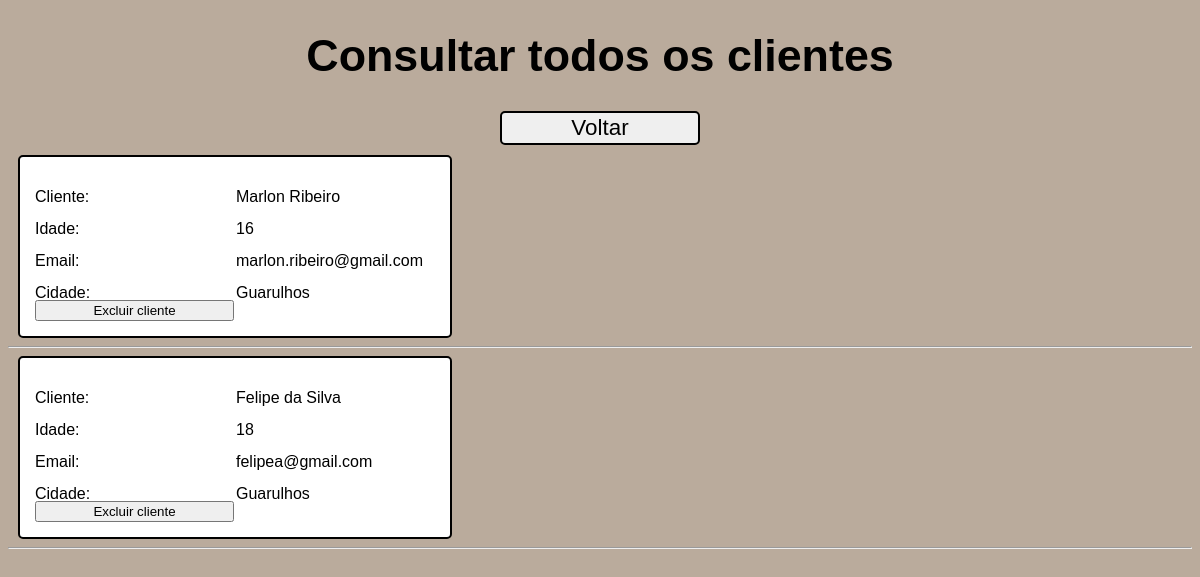
The page /php/cliente/listar_cli.php on the database as committed earlier.
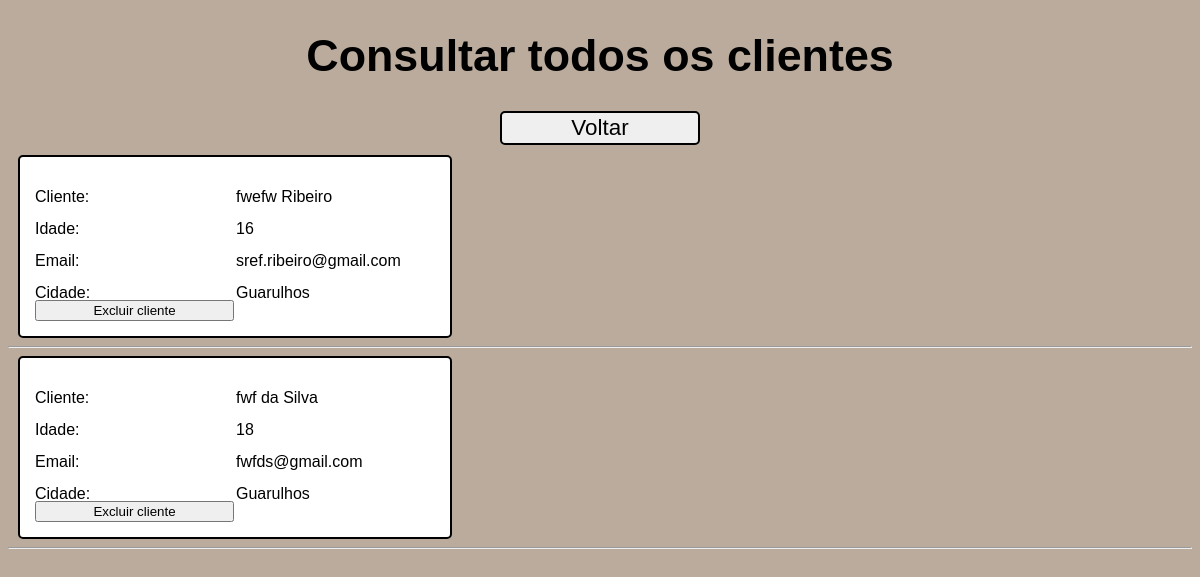
The same page on the database as committed later.
### tables this page shows
CREATE TABLE `tbcliente` (
  `codcliente` int(11) NOT NULL AUTO_INCREMENT,
  `cliente` varchar(90) DEFAULT NULL,
  `idade` int(11) DEFAULT NULL,
  `email` varchar(90) DEFAULT NULL,
  `cidade` varchar(90) DEFAULT NULL,
  PRIMARY KEY (`codcliente`)
);

### php/cliente/listar_cli.php (the view, shortened to what this page needs)
<!DOCTYPE html>
<html lang="pt-br">
<head>
    <link rel="stylesheet" href="../../css/style2.css">
</head>
<body>
    <h1>Consultar todos os clientes</h1>
    <button id="voltar" onclick="window.location = 'cadcliente.php'">Voltar</button>
    <?php
        require_once "../../factory/conexao.php";
        $consulta = "select * from tbcliente";
        $executar = mysqli_query($conn, $consulta);
        while($coluna = mysqli_fetch_array($executar)){
    ?>
        <div class="listagemCliente">
            <p>Cliente:</p> <?php echo "<p>" . $coluna["cliente"] . "</p>";?>
            <p>Idade:</p> <?php echo "<p>" . $coluna["idade"] . "</p>";?>
            <p>Email:</p> <?php echo "<p>" . $coluna["email"] . "</p>";?>
            <p>Cidade:</p> <?php echo "<p>" . $coluna["cidade"] . "</p>";?>
            <button onclick="window.location = `excluircliente.php?id=<?php echo $coluna['codcliente']?>`">Excluir cliente</button>
        </div>
            <hr>
        <?php } ?>
</body>
</html>

### css/style2.css (style rules this page uses)
body { font-family: sans-serif; }
h1 { text-align: center; font-size: 2.8rem; }
input[type='submit'], input[type='reset'], button { transition: all 400ms; cursor: pointer; }
body { background-color: rgb(186, 171, 156); }
#voltar { margin: 10px auto; display: flex; width: 200px; font-size: 1.4rem; justify-content: space-around; border: 2px solid black; font-weight: 500; border-radius: 5px; padding: 2px; font-family: sans-serif; }
.listagemCliente { display: grid; grid-template-columns: repeat(2, 1fr); grid-template-rows: repeat(4, 30px); gap: 2px; width: 400px; border: 2px solid black; border-radius: 5px; padding: 15px; margin-left: 10px; background-color: white; color: black; }

Rows that differ between the two databases and show on the page:
changed tbcliente: cliente "Marlon Ribeiro" → "fwefw Ribeiro"; email "marlon.ribeiro@gmail.com" → "sref.ribeiro@gmail.com"
changed tbcliente: cliente "Felipe da Silva" → "fwf da Silva"; email "felipea@gmail.com" → "fwfds@gmail.com"
